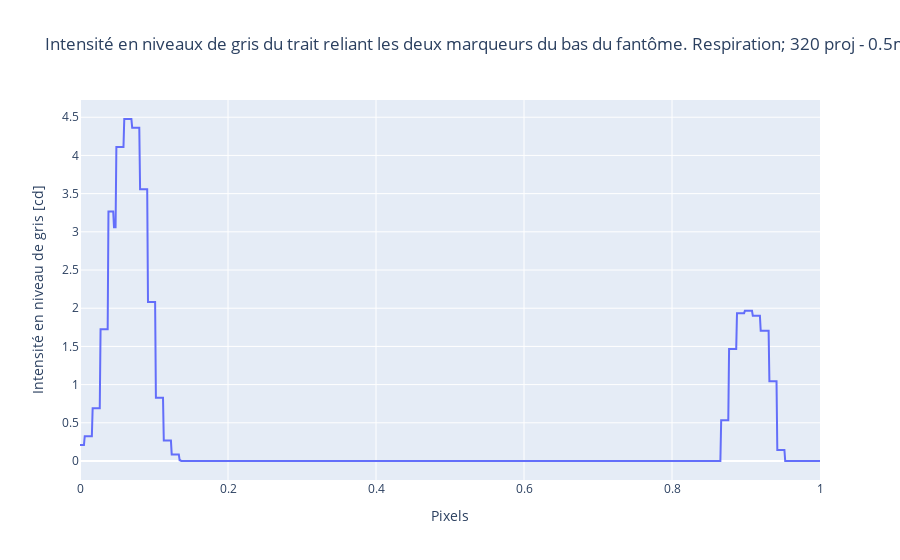

The notebook cell saved with this chart:
### Code cell
df_data = pd.read_csv('10-320Proj_0.5mm_distance_marqueurs_bas_respiration.csv')

y_data = df_data.Value
y_data_liste = list(y_data)
x_data = df_data.Pixels
x_data_liste = list(x_data)

# normalisons
range_x = max(x_data_liste) - min(x_data_liste)

new_x = []
for i in range(len(x_data_liste)):
    new_x.append(x_data_liste[i]/range_x)

fig = px.line(df_data, x = new_x, y = 'Value', title='Intensité en niveaux de gris du trait reliant les deux marqueurs du bas du fantôme. Respiration; 320 proj - 0.5mm', labels={"x":"Pixels", "Value":"Intensité en niveau de gris [cd]"})
fig.show()

y_data_200_1 = []
for i in range(150):
    y_data_200_1.append(y_data_liste[i])
y_max_1 = max(y_data_200_1)
print("le premier maximum est", y_max_1)

y_data_200_2 = []
for i in range(750,930):
    y_data_200_2.append(y_data_liste[i])
y_max_2 = max(y_data_200_2)
print("le deuxième maximum est", y_max_2)

pos_x_max_1 = y_data_liste.index(y_max_1)
pos_x_max_2 = y_data_liste.index(y_max_2)

x_value_at_max_1 = x_data_liste[pos_x_max_1]/range_x
x_value_at_max_2 = x_data_liste[pos_x_max_2]/range_x

dist = x_value_at_max_2 - x_value_at_max_1
print("la distance entre les deux maximums est", dist, "pixels")
diff = abs(dist_reference - dist)
print("la différence avec la distance en 2D (la distance de référence) est", diff)

incertitude = 0.05/max(x_data_liste)
incertitude_distance = np.sqrt((incertitude**2) + (incertitude**2))
inc_diff_dist_avec_ref = np.sqrt((incertitude_distance**2) + (incertitude_distance_ref**2))
print("la nouvelle incertitude sur chaque mesure est", incertitude)
print("la nouvelle incertitude sur la distance est", incertitude_distance)
print("la nouvelle incertitude sur la différence de distance entre celle-ci et la distance en 2D (référence) est", inc_diff_dist_avec_ref)

### Figure 1 — Plotly figure (JSON) as saved in the notebook; plotly's stock layout.template omitted (floating-point values rounded to 4 significant figures; data arrays with more than 128 entries replaced by an {"elided": "..."} marker saying what was removed)
{"data": [{"hovertemplate": "Pixels=%{x}<br>Intensité en niveau de gris [cd]=%{y}<extra></extra>", "legendgroup": "", "line": {"color": "#636efa", "dash": "solid"}, "marker": {"symbol": "circle"}, "mode": "lines", "name": "", "orientation": "v", "showlegend": false, "type": "scatter", "x": {"elided": "937 float values"}, "xaxis": "x", "y": {"elided": "937 float values"}, "yaxis": "y"}], "layout": {"legend": {"tracegroupgap": 0}, "title": {"text": "Intensité en niveaux de gris du trait reliant les deux marqueurs du bas du fantôme. Respiration; 320 proj - 0.5mm"}, "xaxis": {"anchor": "y", "domain": [0, 1], "title": {"text": "Pixels"}}, "yaxis": {"anchor": "x", "domain": [0, 1], "title": {"text": "Intensité en niveau de gris [cd]"}}}}
